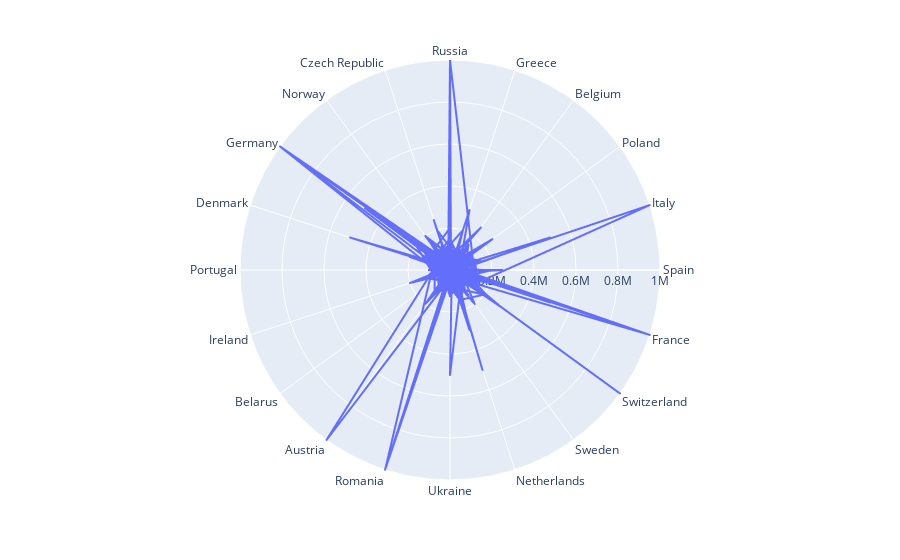

Here is the notebook cell this chart was saved with:
### Code cell
import plotly.express as px # VER DE GESTIONAR LOS OUTLAIERS
import pandas as pd


           
fig = px.line_polar(df_europa_salarios, r = 'salario_max_imputer', theta = 'pais', line_close = True)

fig.show()

### Figure 1 — Plotly figure (JSON) as saved in the notebook; plotly's stock layout.template omitted (floating-point values rounded to 4 significant figures; data arrays with more than 128 entries replaced by an {"elided": "..."} marker saying what was removed)
{"data": [{"hovertemplate": "salario_max_imputer=%{r}<br>pais=%{theta}<extra></extra>", "legendgroup": "", "line": {"color": "#636efa", "dash": "solid"}, "marker": {"symbol": "circle"}, "mode": "lines", "name": "", "r": {"elided": "3778 int values"}, "showlegend": false, "subplot": "polar", "theta": {"elided": "3778 str values"}, "type": "scatterpolargl"}], "layout": {"legend": {"tracegroupgap": 0}, "margin": {"t": 60}, "polar": {"angularaxis": {"direction": "clockwise", "rotation": 90}, "domain": {"x": [0, 1], "y": [0, 1]}}}}
